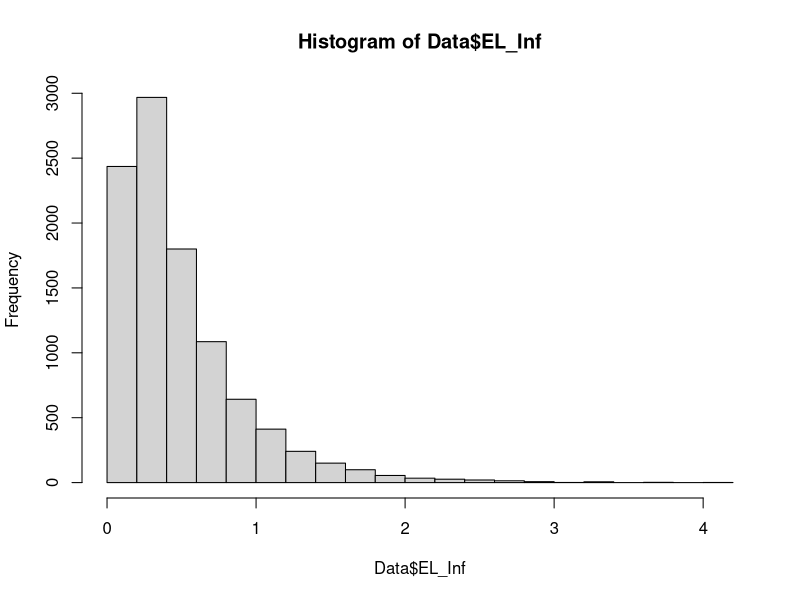

Recreate this plot in R.
rm(list=ls(all=TRUE))

Data = read.csv("EL_Inf.csv")
Data$EL_Inf
hist(Data$EL_Inf)
quantile(Data$EL_Inf,c(0.8,0.9,0.95,0.99,0.999))
# n = 10000; B = 10000; 
#      80%       90%       95%       99%     99.9% 
#0.7346073 1.0268457 1.3078578 2.0473108 2.9866454 